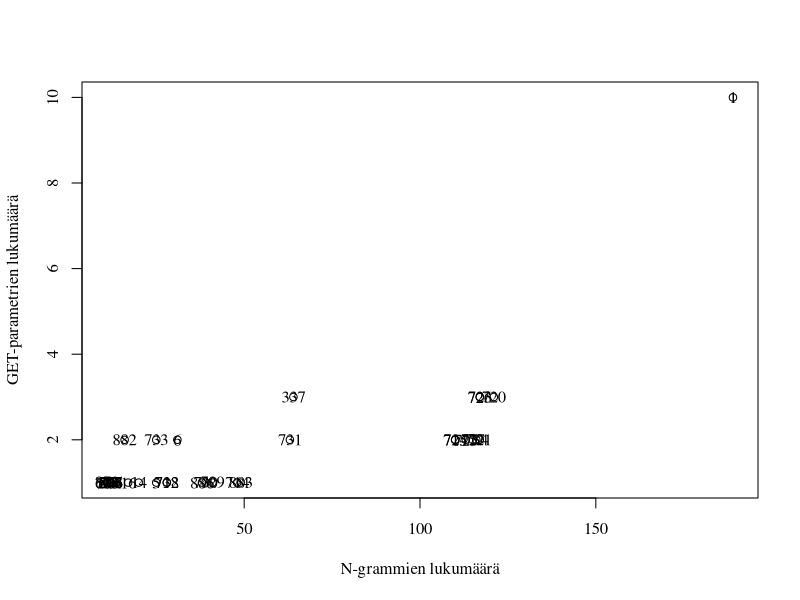

Recreate this plot in R.
# Plots service resource plot. Modified manually then.

svg("../pics/service_resources-orig.svg")
par(family="serif")

palvelu <- read.csv("../anomaliat/a.csv",col.names=c("resource","count","paramCount","sd","grams"),header=F)
plot(palvelu$grams,palvelu$paramCount,xlab="N-grammien lukumäärä",ylab="GET-parametrien lukumäärä")
text(palvelu$grams,palvelu$paramCount,palvelu$resource,srt="0")

dev.off()
